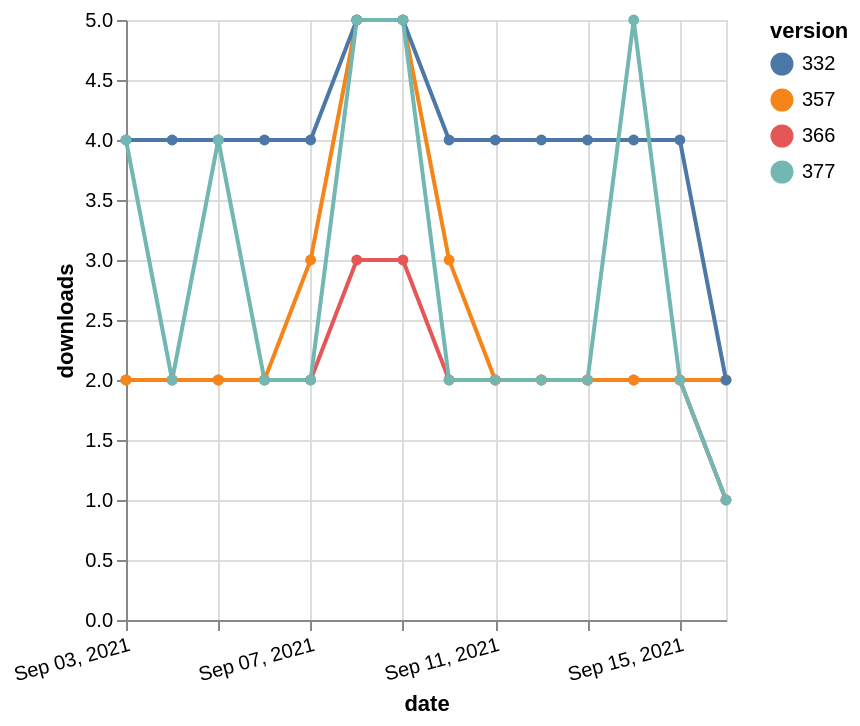

Specify this chart in Vega-Lite:
### Vega-Lite specification from a JSON file in a GitHub repository (floating-point values rounded to 4 significant figures)
{"$schema": "https://vega.github.io/schema/vega-lite/v5.json", "description": "A simple bar chart with embedded data.", "data": {"values": [{"date": "2021-09-03", "total": 2313, "delta": 2, "version": "366"}, {"date": "2021-09-04", "total": 2315, "delta": 2, "version": "366"}, {"date": "2021-09-05", "total": 2317, "delta": 2, "version": "366"}, {"date": "2021-09-06", "total": 2319, "delta": 2, "version": "366"}, {"date": "2021-09-07", "total": 2321, "delta": 2, "version": "366"}, {"date": "2021-09-08", "total": 2324, "delta": 3, "version": "366"}, {"date": "2021-09-09", "total": 2327, "delta": 3, "version": "366"}, {"date": "2021-09-10", "total": 2329, "delta": 2, "version": "366"}, {"date": "2021-09-11", "total": 2331, "delta": 2, "version": "366"}, {"date": "2021-09-12", "total": 2333, "delta": 2, "version": "366"}, {"date": "2021-09-13", "total": 2335, "delta": 2, "version": "366"}, {"date": "2021-09-14", "total": 2337, "delta": 2, "version": "366"}, {"date": "2021-09-15", "total": 2339, "delta": 2, "version": "366"}, {"date": "2021-09-16", "total": 2340, "delta": 1, "version": "366"}, {"date": "2021-09-03", "total": 2918, "delta": 2, "version": "357"}, {"date": "2021-09-04", "total": 2920, "delta": 2, "version": "357"}, {"date": "2021-09-05", "total": 2922, "delta": 2, "version": "357"}, {"date": "2021-09-06", "total": 2924, "delta": 2, "version": "357"}, {"date": "2021-09-07", "total": 2927, "delta": 3, "version": "357"}, {"date": "2021-09-08", "total": 2932, "delta": 5, "version": "357"}, {"date": "2021-09-09", "total": 2937, "delta": 5, "version": "357"}, {"date": "2021-09-10", "total": 2940, "delta": 3, "version": "357"}, {"date": "2021-09-11", "total": 2942, "delta": 2, "version": "357"}, {"date": "2021-09-12", "total": 2944, "delta": 2, "version": "357"}, {"date": "2021-09-13", "total": 2946, "delta": 2, "version": "357"}, {"date": "2021-09-14", "total": 2948, "delta": 2, "version": "357"}, {"date": "2021-09-15", "total": 2950, "delta": 2, "version": "357"}, {"date": "2021-09-16", "total": 2952, "delta": 2, "version": "357"}, {"date": "2021-09-03", "total": 4913, "delta": 4, "version": "332"}, {"date": "2021-09-04", "total": 4917, "delta": 4, "version": "332"}, {"date": "2021-09-05", "total": 4921, "delta": 4, "version": "332"}, {"date": "2021-09-06", "total": 4925, "delta": 4, "version": "332"}, {"date": "2021-09-07", "total": 4929, "delta": 4, "version": "332"}, {"date": "2021-09-08", "total": 4934, "delta": 5, "version": "332"}, {"date": "2021-09-09", "total": 4939, "delta": 5, "version": "332"}, {"date": "2021-09-10", "total": 4943, "delta": 4, "version": "332"}, {"date": "2021-09-11", "total": 4947, "delta": 4, "version": "332"}, {"date": "2021-09-12", "total": 4951, "delta": 4, "version": "332"}, {"date": "2021-09-13", "total": 4955, "delta": 4, "version": "332"}, {"date": "2021-09-14", "total": 4959, "delta": 4, "version": "332"}, {"date": "2021-09-15", "total": 4963, "delta": 4, "version": "332"}, {"date": "2021-09-16", "total": 4965, "delta": 2, "version": "332"}, {"date": "2021-09-03", "total": 2136, "delta": 4, "version": "377"}, {"date": "2021-09-04", "total": 2138, "delta": 2, "version": "377"}, {"date": "2021-09-05", "total": 2142, "delta": 4, "version": "377"}, {"date": "2021-09-06", "total": 2144, "delta": 2, "version": "377"}, {"date": "2021-09-07", "total": 2146, "delta": 2, "version": "377"}, {"date": "2021-09-08", "total": 2151, "delta": 5, "version": "377"}, {"date": "2021-09-09", "total": 2156, "delta": 5, "version": "377"}, {"date": "2021-09-10", "total": 2158, "delta": 2, "version": "377"}, {"date": "2021-09-11", "total": 2160, "delta": 2, "version": "377"}, {"date": "2021-09-12", "total": 2162, "delta": 2, "version": "377"}, {"date": "2021-09-13", "total": 2164, "delta": 2, "version": "377"}, {"date": "2021-09-14", "total": 2169, "delta": 5, "version": "377"}, {"date": "2021-09-15", "total": 2171, "delta": 2, "version": "377"}, {"date": "2021-09-16", "total": 2172, "delta": 1, "version": "377"}]}, "width": "container", "mark": {"type": "line", "point": {"filled": true}}, "encoding": {"x": {"field": "date", "type": "temporal", "timeUnit": "yearmonthdate", "title": "date", "axis": {"labelAngle": -15}}, "y": {"field": "delta", "type": "quantitative", "title": "downloads"}, "color": {"field": "version", "type": "nominal"}, "tooltip": {"field": "delta"}}}
